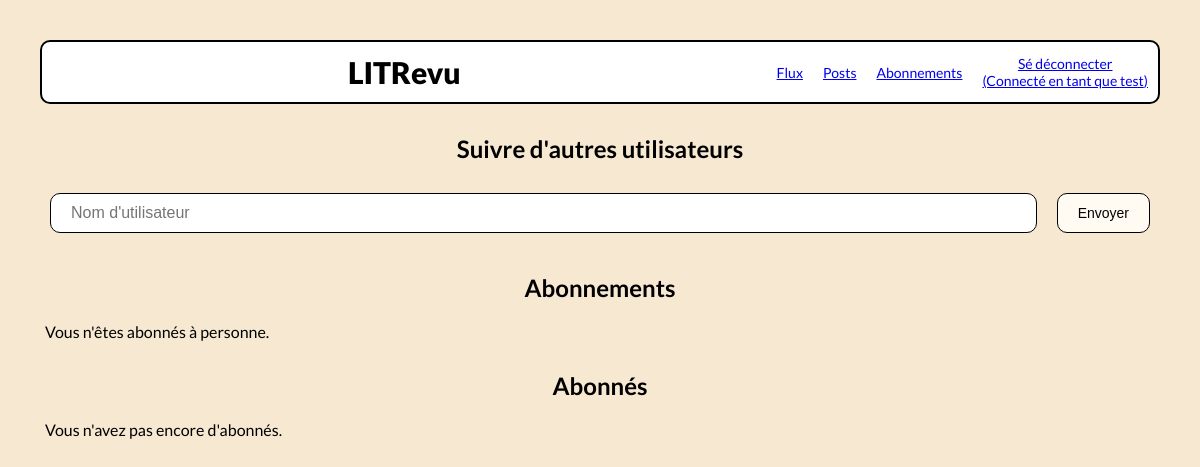
The page /follow/ (signed in) on the database as committed earlier.
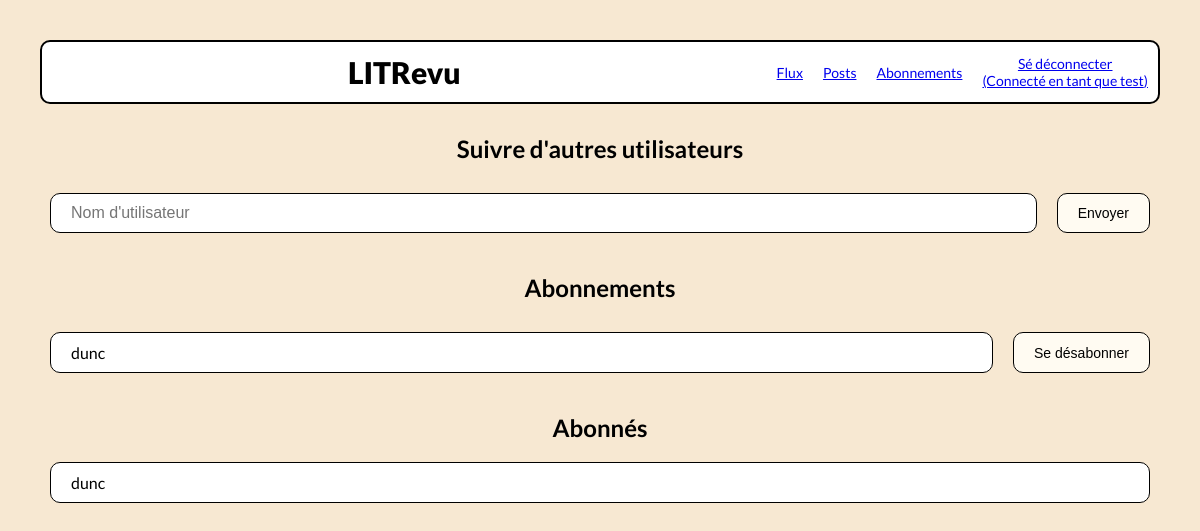
The same page on the database as committed later.
### authentication/models.py (models this page shows)
class User(AbstractUser):
    pass

### review_app/models.py (models this page shows)
class UserFollows(models.Model):
    user = models.ForeignKey(settings.AUTH_USER_MODEL, on_delete=models.CASCADE, related_name='following')
    followed_user = models.ForeignKey(settings.AUTH_USER_MODEL, on_delete=models.CASCADE, related_name='followed_by')
    class Meta:
        unique_together = ('user', 'followed_user')

### review_app/views.py (the view, shortened to what this page needs)
# urls.py: path('follow/', review_app.views.follow_user, name='follow'),
@login_required
def follow_user(request):
    message = ""
    context = {
        'message': message,
        'follows': UserFollows.objects.filter(user=request.user),  # mes abonnements
        'followers': UserFollows.objects.filter(followed_user=request.user),  # mes abonnés
    }
    return render(request, 'review_app/follow.html', {'context': context})

### review_app/templates/review_app/follow.html (shortened to what this page needs)
{% extends 'base.html' %}
{% block content %}
    <h2>Suivre d'autres utilisateurs</h2>
    <form action="{% url 'follow' %}" method="post">
        <div class="row">
            <input class="username" type="text" name="username" placeholder="Nom d'utilisateur">
            <button type="submit">Envoyer</button>
        </div>
    </form>
    <h2>Abonnements</h2>
    {% if context.follows %}
        {% for follow in context.follows %}
            <form action="{% url 'unfollow' %}" method="post">
                <div class="row">
                    <p class="username">{{ follow.followed_user.username }}</p>
                    <button type="submit">Se désabonner</button>
                </div>
            </form>
        {% endfor %}
    {% else %}
        <p>Vous n'êtes abonnés à personne.</p>
    {% endif %}
    <h2>Abonnés</h2>
    {% if context.followers %}
        {% for follower in context.followers %}
            <p class="username">{{ follower.user.username }}</p>
        {% endfor %}
    {% else %}
        <p>Vous n'avez pas encore d'abonnés.</p>
    {% endif %}
{% endblock content %}

### templates/base.html (shortened to what this page needs)
<!DOCTYPE html>
<html lang="fr">
    <head>
        {% load static %}
        <link rel="stylesheet" href="{% static '/styles.css' %}">
    </head>
    <body>
        <header>
            <h1>LITRevu</h1>
            {% if user.is_authenticated %}
                <nav>
                <a href="{% url 'feed' %}">Flux</a>
                <a href="{% url 'posts' %}">Posts</a>
                <a href="{% url 'follow' %}">Abonnements</a>
                <a href="{% url 'logout' %}">Sé déconnecter <br>(Connecté en tant que {{ request.user }})</a>
                </nav>
            {% endif %}
        </header>
        {% block content %}
        {% endblock content %}
    </body>
</html>

### static/styles.css (style rules this page uses)
body { font-family: "Lato"; background-color: #F7E8D2; margin: auto; padding: 40px; max-width : 1440px; }
header { display: flex; border: 2px solid black; border-radius: 10px; height: 60px; position: sticky; top: 0; z-index: 100; background-color: white; }
nav { display: flex; flex-direction: row; justify-self: flex-end; align-items: center; text-align: center; }
nav a { margin: 10px; font-size: 14px; }
h1 { margin: auto; font-size: 30px; font-weight: 800; }
h2 { margin: 30px 20px 20px 20px; font-size: 24px; text-align: center; font-weight: 700; }
p { font-size: 16px; margin: 5px; font-weight: 500; }
button { padding: 10px 20px; margin: 10px; border: 1px solid black; background-color: #FFFBF2; border-radius: 10px; font-size: 14px; font-weight: 500; }
.row input { font-size: 16px; }
.row { display: flex; justify-content: space-between; }
.username { padding: 10px 20px; margin: 10px; border: 1px solid black; background-color: white; border-radius: 10px; font-size: 16x; font-weight: 500; flex: 1; }

Rows that differ between the two databases and show on the page:
added UserFollows: followed_user.username "dunc", shown under "Abonnements"
added UserFollows: user.username "dunc", shown under "Abonnés"
Other text that changed with them:
text no longer shown: "Vous n'êtes abonnés à personne. Vous n'avez pas encore d'abonnés."
